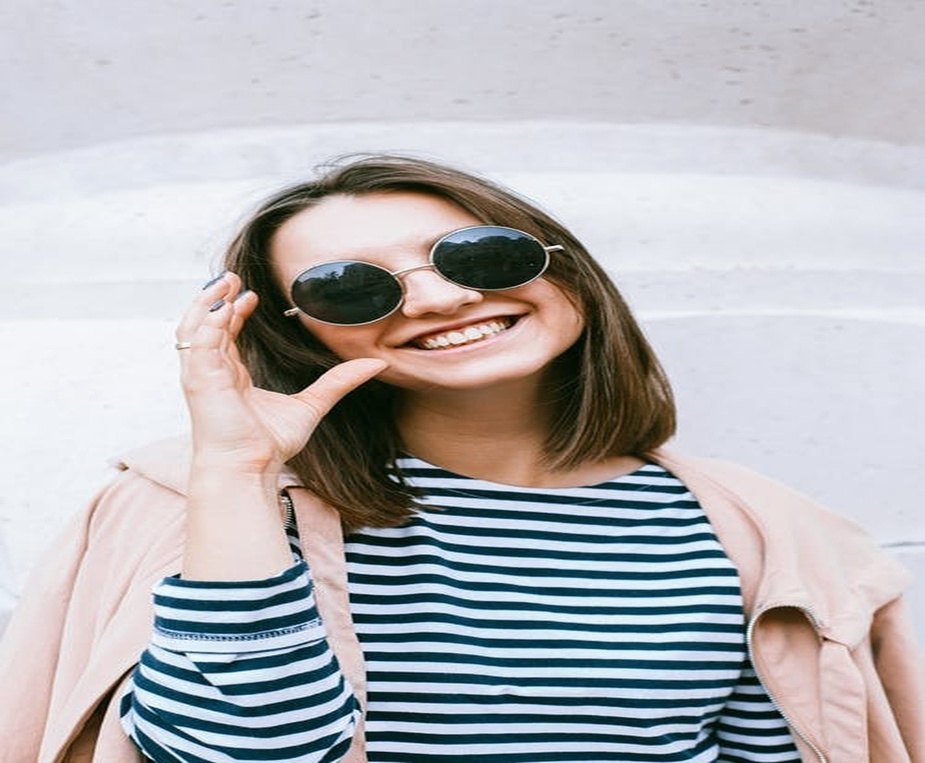
#> input picture OpenCV2/images/1.jpeg, 925 x 763 px, shrunk from 1152 x 951 before the run, given in place of the camera
$ python Real_time_edge_detection.py
#> lines starting #> are read from the running program, lines starting #| are printed output that depends on the picture; after the words box and inside, x2 and y2 are one past the last pixel; in counts of white or black regions, pixels touching at a corner belong together
"""
    Real time edge detection
"""

# import libraries of OpenCV
import cv2

# import numpy by alias np
import numpy as np

# capture frame from a camera
cap = cv2.VideoCapture(0)

# loop runs if capturing has been initialized
while (1):

    # reads frames from camera
    ret, frame = cap.read()
#> frame is the input picture: shape (763, 925, 3); mean B, G, R 183.8, 180, 180.6

    # converting BGR to HSV
    hsv = cv2.cvtColor(frame, cv2.COLOR_BGR2HSV)
#> hsv: shape (763, 925, 3); mean H, S, V 89.5, 52.7, 194.2

    # define range of red color in HSV
    lower_red = np.array([30, 150, 50])
    upper_red = np.array([255, 255, 180])

    # create a red HSV color boundary and
    # threshold HSV image
    mask = cv2.inRange(hsv, lower_red, upper_red)
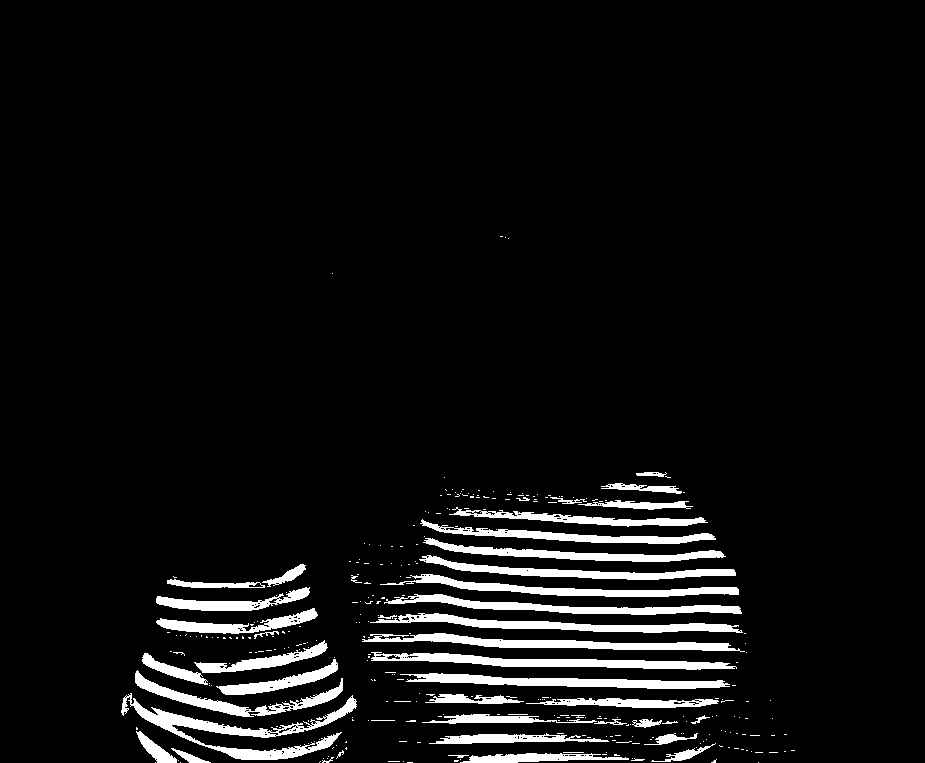
#> mask: shape (763, 925); 6.2% white; 316 white regions (268 under 20 px), largest, box (x1, y1, x2, y2) and area: (121, 693, 357, 760) 3480, (371, 652, 737, 670) 2760, (362, 633, 745, 652) 2690

    # bitwise-AND mask and original image
    res = cv2.bitwise_and(frame, frame, mask=mask)
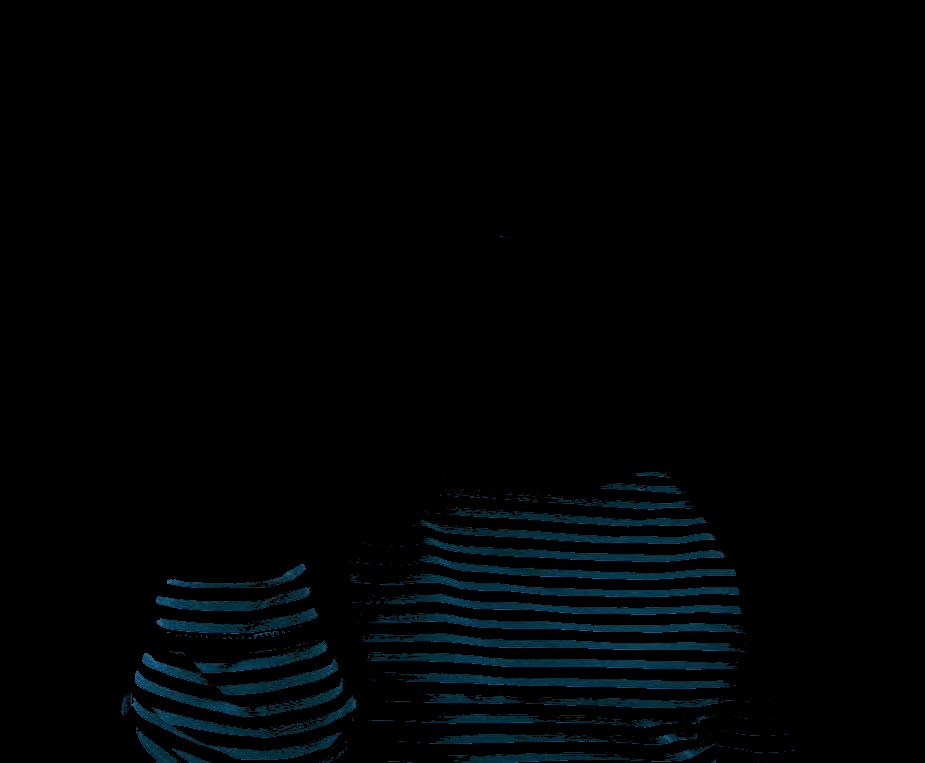
#> res: shape (763, 925, 3); mean B, G, R 4.4, 3.3, 0.6

    # display an original image
    cv2.imshow("Original image", frame)

    # discovers edge in the input image and
    # marks them in the output map edges
    edges = cv2.Canny(frame, 100, 200)
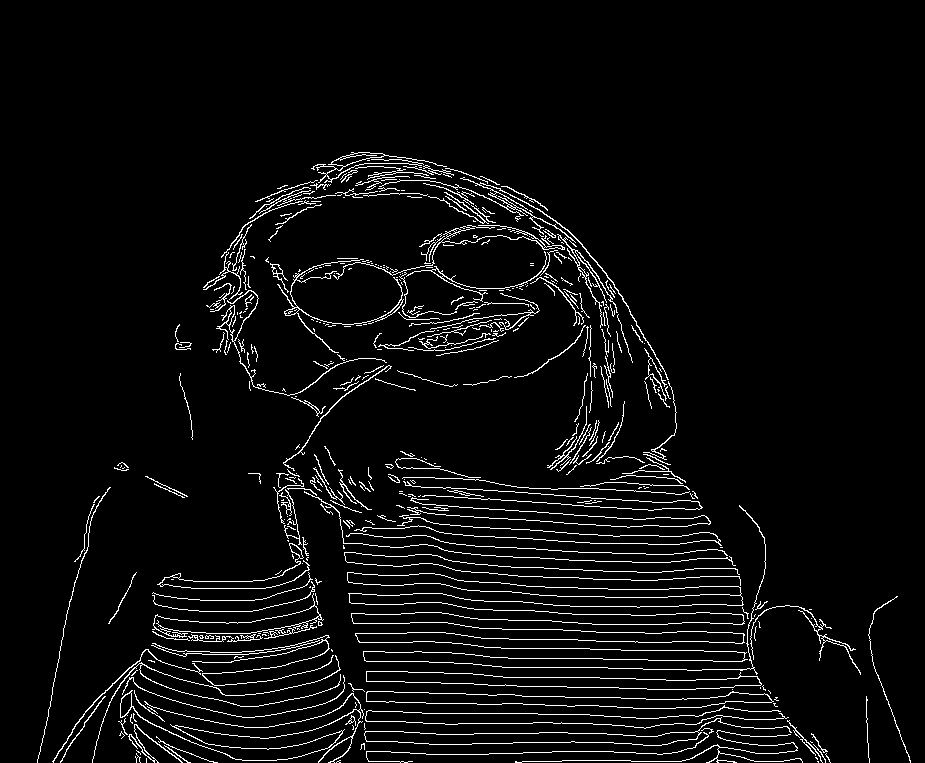
#> edges: shape (763, 925); 4.6% white in thin lines or dots, all inside (x1, y1, x2, y2) = (37, 152, 911, 763)

    # display edge in a frame
    cv2.imshow("Edges", edges)

    # wait for Esc key to stop
    k = cv2.waitKey(5) & 0xff
#> (key Esc is pressed here)
    if k == 27:
        break

# close the window
cap.release()

# de-allocate any associated memory usage
cv2.destroyAllWindows()

$ run again, on OpenCV2/images/2.jpeg
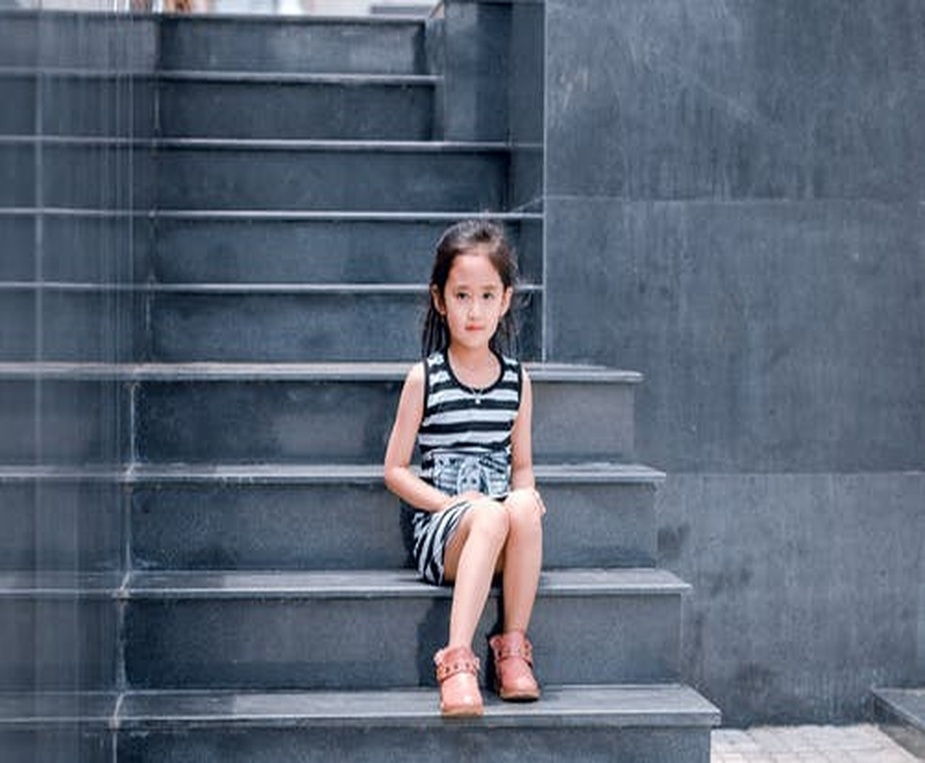
#> input picture OpenCV2/images/2.jpeg, 925 x 763 px, shrunk from 1152 x 951 before the run, given in place of the camera
#> frame is the input picture: shape (763, 925, 3); mean B, G, R 116.7, 100.4, 89.8
#> hsv: shape (763, 925, 3); mean H, S, V 104.4, 73.9, 118.8
#> `mask = cv2.inRange(hsv, lower_red, upper_red)`:
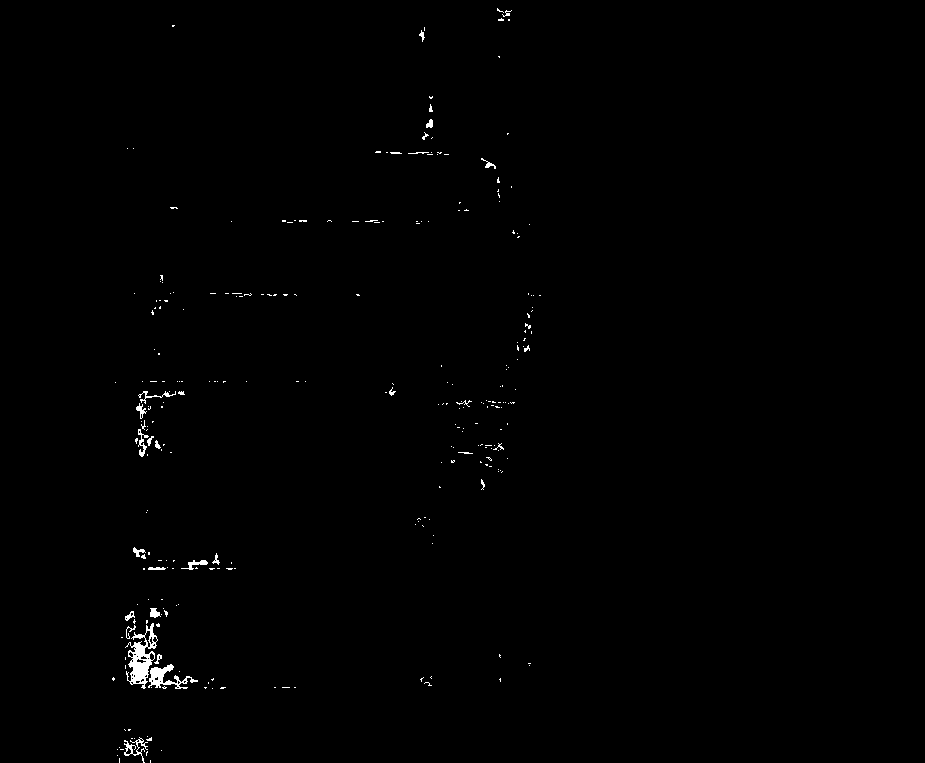
#> mask: shape (763, 925); 0.51% white; 277 white regions (246 under 20 px), largest, box (x1, y1, x2, y2) and area: (125, 623, 158, 689) 877, (148, 664, 198, 689) 445, (124, 737, 148, 763) 180
#> `edges = cv2.Canny(frame, 100, 200)`:
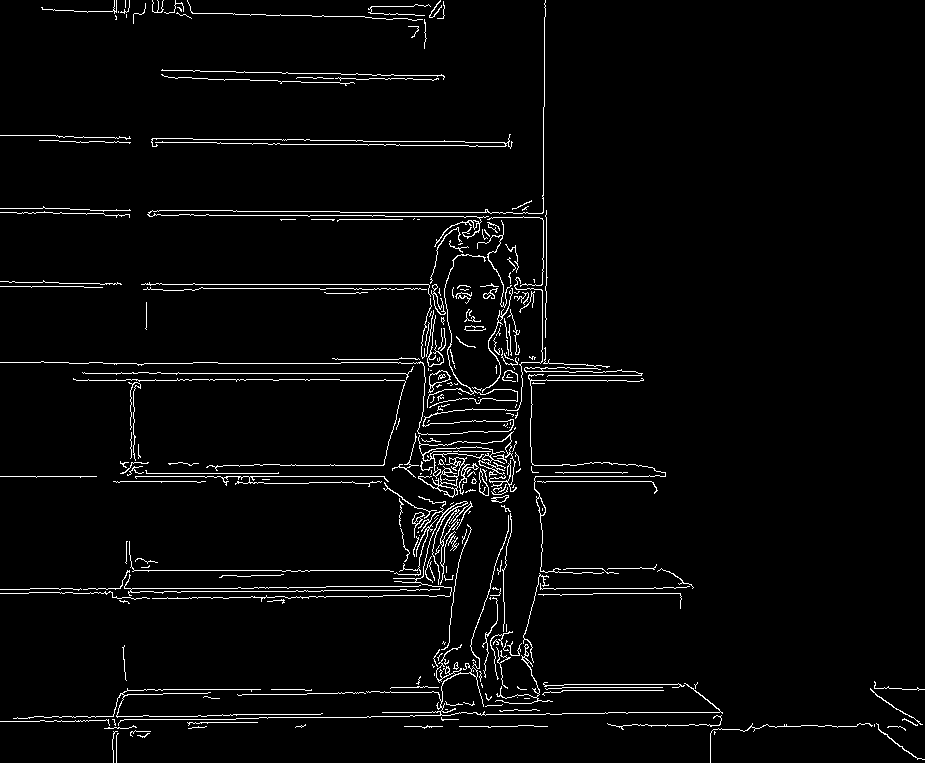
#> edges: shape (763, 925); 3.2% white in thin lines or dots
